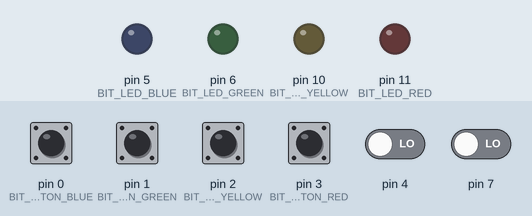
Recording of a sketch running on a simulated Arduino Uno, built with avr-gcc and run on an emulated ATmega328P. Shown: output pins drawn as LEDs (lit = HIGH). Dashed ring = blinking. The inputs (shaded band) are chosen by the test bench; at power-on: pin 0 (BIT_BUTTON_BLUE), pin 1 (BIT_BUTTON_GREEN), pin 2 (BIT_BUTTON_YELLOW), pin 3 (BIT_BUTTON_RED) HIGH, pin 4, pin 7 LOW.

Above: at 1.2 s.
1.3 s: pin 0 (BIT_BUTTON_BLUE) pulled LOW for 0.15 s
At 2.1 s:
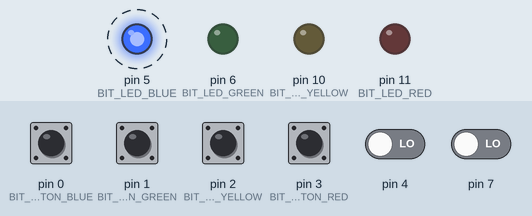
Timing chart, 0 to 10.4 s (numbered marks = the images above; inputs shaded):
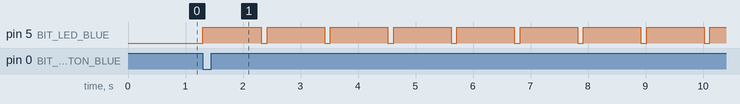

The sketch:

04-FourLEDSequenceWithSFRs.ino
```cpp
//OUTPUT PORTS AND BITS
#define PORT_LED_RED PORTB
#define BIT_LED_RED 3
#define PORT_LED_YELLOW PORTB
#define BIT_LED_YELLOW 2
#define PORT_LED_GREEN PORTD
#define BIT_LED_GREEN 6
#define PORT_LED_BLUE PORTD
#define BIT_LED_BLUE 5


//INPUT PORTS AND BITS
#define PORT_BUTTON_RED PORTD
#define PIN_BUTTON_RED PIND
#define BIT_BUTTON_RED 3
#define PORT_BUTTON_YELLOW PORTD
#define PIN_BUTTON_YELLOW PIND
#define BIT_BUTTON_YELLOW 2
#define PORT_BUTTON_GREEN PORTD
#define PIN_BUTTON_GREEN PIND
#define BIT_BUTTON_GREEN 1
#define PORT_BUTTON_BLUE PORTD
#define PIN_BUTTON_BLUE PIND
#define BIT_BUTTON_BLUE 0

// MAIN EVENT FLAG
volatile int mainEventFlags = 0;
#define FLAG_RED 0x01
#define FLAG_YELLOW 0x02
#define FLAG_GREEN 0x04
#define FLAG_BLUE 0x08

// TRACK PORTD CHANGE
volatile uint8_t portdhistory = 0xFF;


uint8_t currentIndex = 0;
uint8_t savedLeds[10] = {BIT_LED_BLUE,
                         BIT_LED_BLUE,
                         BIT_LED_BLUE,
                         BIT_LED_BLUE,
                         BIT_LED_BLUE,
                         BIT_LED_BLUE,
                         BIT_LED_BLUE,
                         BIT_LED_BLUE,
                         BIT_LED_BLUE,
                         BIT_LED_BLUE};

void setup()
{
    //Serial.begin(9600);

    // SET OUTPUT PORTS
    DDRB |= _BV(BIT_LED_RED) | _BV(BIT_LED_YELLOW);
    DDRD |= _BV(BIT_LED_GREEN) | _BV(BIT_LED_BLUE);

    // SET PULLUP RESISTORS
    PORT_BUTTON_RED |= _BV(BIT_BUTTON_RED);
    PORT_BUTTON_YELLOW |= _BV(BIT_BUTTON_YELLOW);
    PORT_BUTTON_GREEN |= _BV(BIT_BUTTON_GREEN);
    PORT_BUTTON_BLUE |= _BV(BIT_BUTTON_BLUE);

    // ENABLE INTERRUPTS RD0-RD3
    PCICR = _BV(PCIE2);
    PCMSK2 = 0X0F;

    // ENABLE GLOBAL INTERRUPTS
    sei();
}

void loop()
{

    if (bit_is_clear(PIN_BUTTON_RED, BIT_BUTTON_RED))
    {
        PORT_LED_RED |= _BV(BIT_LED_RED);
    }
    else
    {
        PORT_LED_RED &= ~_BV(BIT_LED_RED);
    }

    if (bit_is_clear(PIN_BUTTON_YELLOW, BIT_BUTTON_YELLOW))
    {
        PORT_LED_YELLOW |= _BV(BIT_LED_YELLOW);
    }
    else
    {
        PORT_LED_YELLOW &= ~_BV(BIT_LED_YELLOW);
    }

    if (bit_is_clear(PIN_BUTTON_GREEN, BIT_BUTTON_GREEN))
    {
        PORT_LED_GREEN |= _BV(BIT_LED_GREEN);
    }
    else
    {
        PORT_LED_GREEN &= ~_BV(BIT_LED_GREEN);
    }

    if (bit_is_clear(PIN_BUTTON_BLUE, BIT_BUTTON_BLUE))
    {
        PORT_LED_BLUE |= _BV(BIT_LED_BLUE);
    }
    else
    {
        PORT_LED_BLUE &= ~_BV(BIT_LED_BLUE);
    }

    if (mainEventFlags & FLAG_RED)
    {
        delay(20);
        mainEventFlags &= ~FLAG_RED;
        if (bit_is_clear(PIN_BUTTON_RED, BIT_BUTTON_RED))
        {
            addLed(BIT_LED_RED);
        }
    }

    if (mainEventFlags & FLAG_YELLOW)
    {
        delay(20);
        mainEventFlags &= ~FLAG_YELLOW;
        if (bit_is_clear(PIN_BUTTON_YELLOW, BIT_BUTTON_YELLOW))
        {
            addLed(BIT_LED_YELLOW);
        }
    }

    if (mainEventFlags & FLAG_GREEN)
    {
        delay(20);
        mainEventFlags &= ~FLAG_GREEN;
        if (bit_is_clear(PIN_BUTTON_GREEN, BIT_BUTTON_GREEN))
        {
            addLed(BIT_LED_GREEN);
        }
    }

    if (mainEventFlags & FLAG_BLUE)
    {
        delay(20);
        mainEventFlags &= ~FLAG_BLUE;
        if (bit_is_clear(PIN_BUTTON_BLUE, BIT_BUTTON_BLUE))
        {
            runSequence();
        }
    }
}

void addLed(uint8_t newLedPin)
{
    if (currentIndex < sizeof(savedLeds))
    {
        savedLeds[currentIndex] = newLedPin;
        currentIndex++;
    }
}

void runSequence()
{
    PORT_LED_BLUE &= ~_BV(BIT_LED_BLUE);

    for (int k = 0; k < sizeof(savedLeds); k++)
    {
        uint8_t activeLedPin = savedLeds[k];
        if (activeLedPin == BIT_LED_RED || activeLedPin == BIT_LED_YELLOW)
        {
            PORT_LED_RED |= _BV(activeLedPin);
        }
        else
        {
            PORT_LED_GREEN |= _BV(activeLedPin);
        }
        delay(1000);
        if (activeLedPin == BIT_LED_RED || activeLedPin == BIT_LED_YELLOW)
        {
            PORT_LED_RED &= ~_BV(activeLedPin);
        }
        else
        {
            PORT_LED_GREEN &= ~_BV(activeLedPin);
        }
        delay(100);
    }
    currentIndex = 0;
    savedLeds[0] = BIT_LED_BLUE;
    savedLeds[1] = BIT_LED_BLUE;
    savedLeds[2] = BIT_LED_BLUE;
    savedLeds[3] = BIT_LED_BLUE;
    savedLeds[4] = BIT_LED_BLUE;
    savedLeds[5] = BIT_LED_BLUE;
    savedLeds[6] = BIT_LED_BLUE;
    savedLeds[7] = BIT_LED_BLUE;
    savedLeds[8] = BIT_LED_BLUE;
    savedLeds[9] = BIT_LED_BLUE;
}

ISR(PCINT2_vect)
{
    uint8_t changedbits;
    changedbits = PIND ^ portdhistory;
    portdhistory = PIND;

    if (changedbits & _BV(BIT_BUTTON_RED))
    {
        if (bit_is_clear(PIN_BUTTON_RED, BIT_BUTTON_RED))
        {
            mainEventFlags |= FLAG_RED;
        }
    }

    if (changedbits & _BV(BIT_BUTTON_YELLOW))
    {
        if (bit_is_clear(PIN_BUTTON_YELLOW, BIT_BUTTON_YELLOW))
        {
            mainEventFlags |= FLAG_YELLOW;
        }
    }

    if (changedbits & _BV(BIT_BUTTON_GREEN))
    {
        if (bit_is_clear(PIN_BUTTON_GREEN, BIT_BUTTON_GREEN))
        {
            mainEventFlags |= FLAG_GREEN;
        }
    }

    if (changedbits & _BV(BIT_BUTTON_BLUE))
    {
        if (bit_is_clear(PIN_BUTTON_BLUE, BIT_BUTTON_BLUE))
        {
            mainEventFlags |= FLAG_BLUE;
        }
    }
}
```

Measured:
- after the input at 1.3 s, pin 5 (BIT_LED_BLUE): alternates HIGH for 1.0 s and LOW for 0.10 s, starting at once
